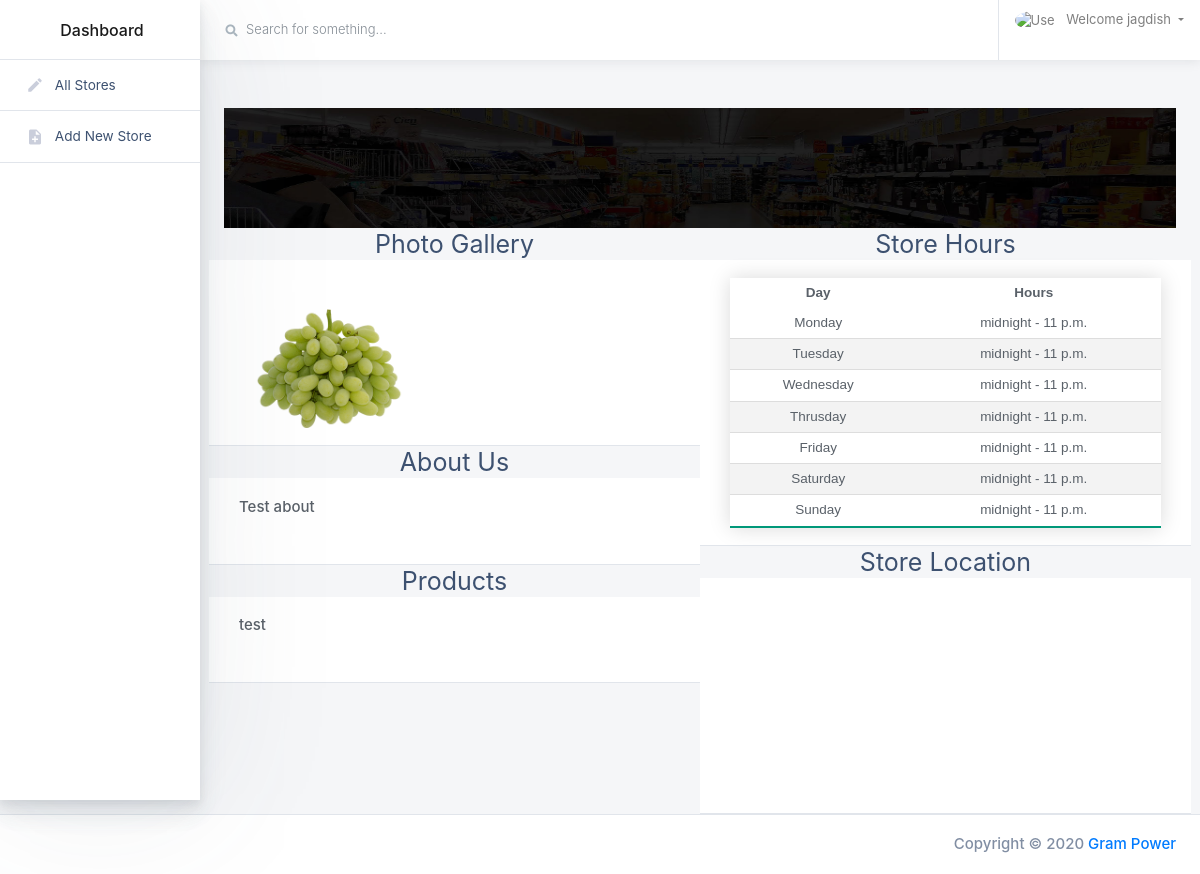
The app's page /view_store/38/ (signed in) with its own data.
### store/models.py (models this page shows, shortened)
class Store(models.Model):
    id = models.AutoField(primary_key=True)
    name = models.CharField(max_length=100)
    about = models.TextField(max_length=250)
    products = models.CharField(max_length=250)
    cover = models.FileField(upload_to= 'cover/')
    lang = models.DecimalField(max_digits=22, decimal_places=16, blank=True, null=True)
    lot = models.DecimalField(max_digits=22, decimal_places=16, blank=True, null=True)

class PostImage(models.Model):
    id = models.AutoField(primary_key=True)
    store = models.ForeignKey(Store, default=None, on_delete=models.CASCADE)
    images = models.FileField(upload_to = 'images/')

class StoreOpening(models.Model):
    id = models.AutoField(primary_key=True)
    store = models.ForeignKey(Store, default=None, on_delete=models.CASCADE)
    sunday_from_hour = models.TimeField()
    monday_from_hour = models.TimeField()
    tuesday_from_hour = models.TimeField()
    wednesday_from_hour = models.TimeField()
    thrusday_from_hour = models.TimeField()
    friday_from_hour = models.TimeField()
    saturday_from_hour = models.TimeField()
    sunday_to_hour = models.TimeField()
    monday_to_hour = models.TimeField()
    tuesday_to_hour = models.TimeField()
    wednesday_to_hour = models.TimeField()
    thrusday_to_hour = models.TimeField()
    friday_to_hour = models.TimeField()
    saturday_to_hour = models.TimeField()

### store/views.py (the view)
# urls.py: path('view_store/<int:id>/', views.detail_store_view, name='view_store'),
@login_required(login_url='login')
def detail_store_view(request, id):
    template_name = 'store/view_store.html'
    if id is not None:
        opening_hours =  Store.objects.get(id=id).storeopening_set.all()
        photos = Store.objects.get(id=id).postimage_set.all()
        store_details = Store.objects.get(id=id)
        context = {
            'store_details': store_details,
            'opening_hours': opening_hours[0],
            'photos':photos,
        }
    return render(request,template_name ,context)

### store/templates/store/view_store.html (shortened to what this page needs)
{% extends 'base.html'%}
{% load static%}
{% block content%}
          <div class="main-content-container container-fluid px-4">
            <div class="page-header row no-gutters py-4">
            </div>
            <div class="row">
                <div class="col-lg-12">
                    <img height="120px" width="100%" src="../../media/{{store_details.cover}}"/>
                </div>
              <div class="col-md-6">
                   <h4 align="center" class="mb-0">Photo Gallery</h4>
                  <div class="row card-header border-bottom text-center">
                      {% for instance in photos%}
                  <div class="col-md-2">
                        <a class="example-image-link" href="../../media/{{instance.images}}" data-lightbox="example-1">
                <img width="150px" height="150px"  class="example-image" src="../../media/{{instance.images}}" alt="image-1" /></a>
                       </div>
                      {% endfor %}
                  </div>
                   <h4 align="center" class="mb-0">About Us</h4>
                   <div class="row card-header border-bottom text-center">
                       <p>{{store_details.about}}</p>
                  </div>
                  <h4 align="center" class="mb-0">Products</h4>
               <div class="row card-header border-bottom text-center">
                    <p>{{store_details.products}}</p>
                  </div>
              </div>
                 <div class="col-lg-6" align="center">
                     <h4 align="center" class="mb-0">Store Hours</h4>
                 <div align="center" class="row card-header border-bottom text-center">
                    <table class="styled-table">
                        <thead>
                            <tr>
                                <th>Day</th>
                                <th>Hours</th>
                            </tr>
                        </thead>
                        <tbody>
                            <tr>
                                <td>Monday</td>
                                <td>{{opening_hours.monday_from_hour}} - {{opening_hours.monday_to_hour}}</td>
                            </tr>
                            <tr>
                                <td>Tuesday</td>
                                 <td>{{opening_hours.tuesday_from_hour}} - {{opening_hours.tuesday_to_hour}}</td>
                            </tr>
                            <tr>
                                <td>Wednesday</td>
                                 <td>{{opening_hours.wednesday_from_hour}} - {{opening_hours.wednesday_to_hour}}</td>
                            </tr>
                            <tr>
                                <td>Thrusday</td>
                                <td>{{opening_hours.thrusday_from_hour}} - {{opening_hours.thrusday_to_hour}}</td>
                            </tr>
                            <tr>
                                <td>Friday</td>
                                <td>{{opening_hours.friday_from_hour}} - {{opening_hours.friday_to_hour}}</td>
                            </tr>
                            <tr>
                                <td>Saturday</td>
                                 <td>{{opening_hours.saturday_from_hour}} - {{opening_hours.saturday_to_hour}}</td>
                            </tr>
                            <tr>
                                <td>Sunday</td>
                                <td>{{opening_hours.saturday_from_hour}} - {{opening_hours.saturday_to_hour}}</td>
                            </tr>
                        </tbody>
                    </table>
                 </div>
                     <h4 align="center" class="mb-0">Store Location</h4>
                 <div class="row card-header border-bottom text-center">
                      <div id="map"></div>
                 </div>
                 </div>
                </div>
              </div>
            </div>
          </div>
{% endblock%}

### store/templates/base.html (shortened to what this page needs)
{% load static%}
<!doctype html>
<html class="no-js h-100" lang="en">
  <head>
    <link href="https://use.fontawesome.com/releases/v5.0.6/css/all.css" rel="stylesheet">
    <link rel="stylesheet" href="https://stackpath.bootstrapcdn.com/bootstrap/4.1.3/css/bootstrap.min.css">
    <link rel="stylesheet" id="main-stylesheet" data-version="1.1.0" href="{% static 'styles/shards-dashboards.1.1.0.min.css' %}">
    <link href="https://unpkg.com/filepond/dist/filepond.css" rel="stylesheet">
      <link rel="stylesheet" href="{% static '/css/lightbox.min.css' %}">
    <link rel="stylesheet" href="{% static '/css/opening_hours.min.css' %}">
  </head>
  <body class="h-100">
    <div class="container-fluid">
      <div class="row">
        <aside class="main-sidebar col-12 col-md-3 col-lg-2 px-0">
          <div class="main-navbar">
            <nav class="navbar align-items-stretch navbar-light bg-white flex-md-nowrap border-bottom p-0">
              <a class="navbar-brand w-100 mr-0" href="#" style="line-height: 25px;">
                <div class="d-table m-auto">
                  <span class="d-none d-md-inline ml-1">Dashboard</span>
                </div>
              </a>
            </nav>
          </div>
          <div class="nav-wrapper">
            <ul class="nav flex-column">
              <li class="nav-item">
                <a class="nav-link " href="{% url 'home' %}">
                  <i class="material-icons">edit</i>
                  <span>All Stores</span>
                </a>
              </li>
              <li class="nav-item">
                <a class="nav-link " href="{% url 'create_store' %}">
                  <i class="material-icons">note_add</i>
                  <span>Add New Store</span>
                </a>
              </li>
            </ul>
          </div>
        </aside>
        <main class="main-content col-lg-10 col-md-9 col-sm-12 p-0 offset-lg-2 offset-md-3">
          <div class="main-navbar sticky-top bg-white">
            <nav class="navbar align-items-stretch navbar-light flex-md-nowrap p-0">
              <form action="#" class="main-navbar__search w-100 d-none d-md-flex d-lg-flex">
                <div class="input-group input-group-seamless ml-3">
                  <div class="input-group-prepend">
                    <div class="input-group-text">
                      <i class="fas fa-search"></i>
                    </div>
                  </div>
                  <input class="navbar-search form-control" type="text" placeholder="Search for something..." aria-label="Search"> </div>
              </form>
              <ul class="navbar-nav border-left flex-row ">
                <li class="nav-item dropdown">
                  <a class="nav-link dropdown-toggle text-nowrap px-3" data-toggle="dropdown" href="#" role="button" aria-haspopup="true" aria-expanded="false">
                    <img class="user-avatar rounded-circle mr-2" src="https://www.logolynx.com/images/logolynx/23/23938578fb8d88c02bc59906d12230f3.png" alt="User Avatar">
                    <span class="d-none d-md-inline-block">Welcome {{user}}</span>
                  </a>
                </li>
              </ul>
            </nav>
          </div>
{% block content%}
{% endblock%}
          <footer class="main-footer d-flex p-2 px-3 bg-white border-top">
            <span class="copyright ml-auto my-auto mr-2">Copyright © 2020
              <a href="https://designrevision.com" rel="nofollow">Gram Power</a>
            </span>
          </footer>
  </body>
</html>

### store/templates/base.html (style rules this page uses)
.styled-table { border-collapse: collapse; font-size: 0.9em; font-family: sans-serif; min-width: 100%; box-shadow: 0 0 20px rgba(0, 0, 0, 0.15); }
.styled-table th, .styled-table td { padding: 5px 5px; }
.styled-table tbody tr { border-bottom: 1px solid #dddddd; }
.styled-table tbody tr:nth-of-type(even) { background-color: #f3f3f3; }
.styled-table tbody tr:last-of-type { border-bottom: 2px solid #009879; }
#map { height: 200px; width: 100%; }

### records on screen
Store: cover (picture), about "Test about", products "test"
PostImage: images (picture)
StoreOpening: monday_from_hour "midnight", monday_to_hour "11 p.m.", tuesday_from_hour "midnight", tuesday_to_hour "11 p.m.", wednesday_from_hour "midnight", wednesday_to_hour "11 p.m.", thrusday_from_hour "midnight", thrusday_to_hour "11 p.m.", friday_from_hour "midnight", friday_to_hour "11 p.m.", saturday_from_hour "midnight", saturday_to_hour "11 p.m."

### other values on screen
{{ user }} "jagdish"
